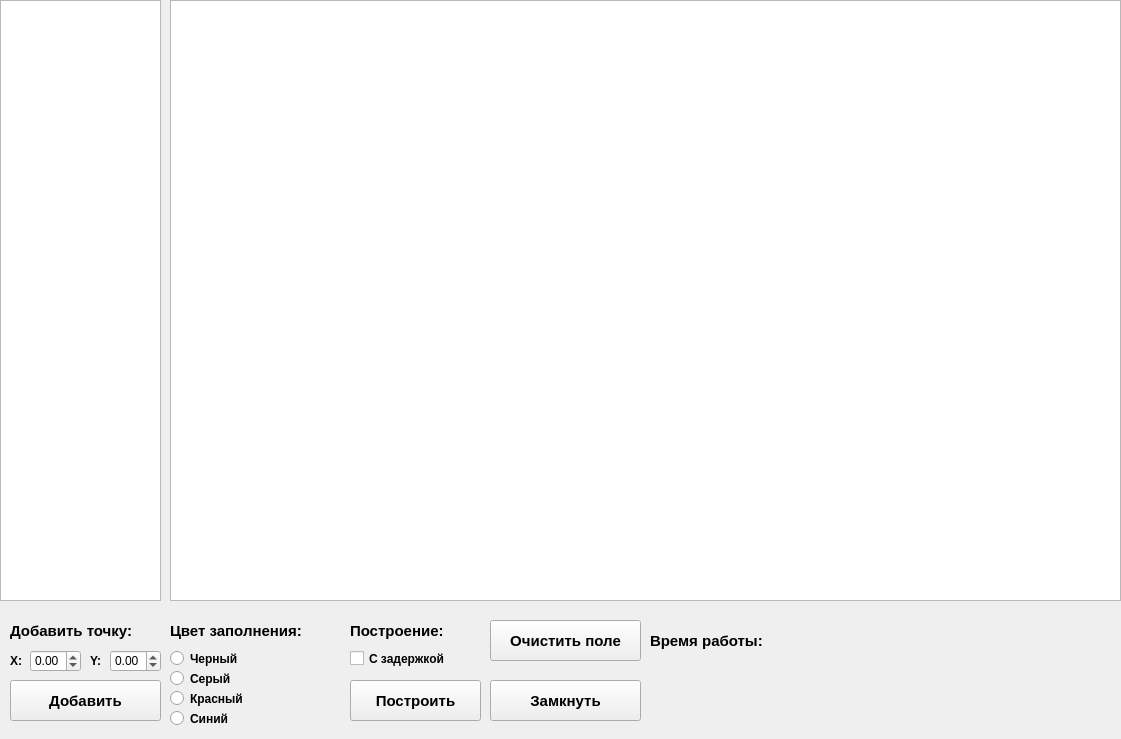
<?xml version="1.0" encoding="UTF-8"?>
<ui version="4.0">
 <class>MainWindow</class>
 <widget class="QMainWindow" name="MainWindow">
  <property name="geometry">
   <rect>
    <x>0</x>
    <y>0</y>
    <width>1121</width>
    <height>739</height>
   </rect>
  </property>
  <property name="windowTitle">
   <string>MainWindow</string>
  </property>
  <widget class="QWidget" name="centralwidget">
   <widget class="QListWidget" name="listWidget">
    <property name="geometry">
     <rect>
      <x>0</x>
      <y>0</y>
      <width>161</width>
      <height>601</height>
     </rect>
    </property>
   </widget>
   <widget class="QGraphicsView" name="graphicsView">
    <property name="geometry">
     <rect>
      <x>170</x>
      <y>0</y>
      <width>951</width>
      <height>601</height>
     </rect>
    </property>
   </widget>
   <widget class="QLabel" name="label">
    <property name="geometry">
     <rect>
      <x>10</x>
      <y>610</y>
      <width>151</width>
      <height>41</height>
     </rect>
    </property>
    <property name="font">
     <font>
      <pointsize>11</pointsize>
      <weight>75</weight>
      <bold>true</bold>
     </font>
    </property>
    <property name="text">
     <string>Добавить точку:</string>
    </property>
   </widget>
   <widget class="QLabel" name="label_2">
    <property name="geometry">
     <rect>
      <x>10</x>
      <y>650</y>
      <width>21</width>
      <height>21</height>
     </rect>
    </property>
    <property name="font">
     <font>
      <pointsize>9</pointsize>
      <weight>75</weight>
      <bold>true</bold>
     </font>
    </property>
    <property name="text">
     <string>X:</string>
    </property>
   </widget>
   <widget class="QDoubleSpinBox" name="doubleSpinBox">
    <property name="geometry">
     <rect>
      <x>30</x>
      <y>650</y>
      <width>51</width>
      <height>22</height>
     </rect>
    </property>
    <property name="minimum">
     <double>-1000.000000000000000</double>
    </property>
    <property name="maximum">
     <double>1000.000000000000000</double>
    </property>
   </widget>
   <widget class="QDoubleSpinBox" name="doubleSpinBox_2">
    <property name="geometry">
     <rect>
      <x>110</x>
      <y>650</y>
      <width>51</width>
      <height>22</height>
     </rect>
    </property>
    <property name="minimum">
     <double>-1000.000000000000000</double>
    </property>
    <property name="maximum">
     <double>1000.000000000000000</double>
    </property>
   </widget>
   <widget class="QLabel" name="label_3">
    <property name="geometry">
     <rect>
      <x>90</x>
      <y>650</y>
      <width>21</width>
      <height>21</height>
     </rect>
    </property>
    <property name="font">
     <font>
      <pointsize>9</pointsize>
      <weight>75</weight>
      <bold>true</bold>
     </font>
    </property>
    <property name="text">
     <string>Y:</string>
    </property>
   </widget>
   <widget class="QPushButton" name="pushButton">
    <property name="geometry">
     <rect>
      <x>10</x>
      <y>680</y>
      <width>151</width>
      <height>41</height>
     </rect>
    </property>
    <property name="font">
     <font>
      <pointsize>11</pointsize>
      <weight>75</weight>
      <bold>true</bold>
     </font>
    </property>
    <property name="text">
     <string>Добавить</string>
    </property>
   </widget>
   <widget class="QLabel" name="label_4">
    <property name="geometry">
     <rect>
      <x>170</x>
      <y>610</y>
      <width>171</width>
      <height>41</height>
     </rect>
    </property>
    <property name="font">
     <font>
      <pointsize>11</pointsize>
      <weight>75</weight>
      <bold>true</bold>
     </font>
    </property>
    <property name="text">
     <string>Цвет заполнения:</string>
    </property>
   </widget>
   <widget class="QRadioButton" name="radioButton">
    <property name="geometry">
     <rect>
      <x>170</x>
      <y>650</y>
      <width>171</width>
      <height>17</height>
     </rect>
    </property>
    <property name="font">
     <font>
      <pointsize>9</pointsize>
      <weight>75</weight>
      <bold>true</bold>
     </font>
    </property>
    <property name="text">
     <string>Черный</string>
    </property>
   </widget>
   <widget class="QRadioButton" name="radioButton_2">
    <property name="geometry">
     <rect>
      <x>170</x>
      <y>670</y>
      <width>171</width>
      <height>17</height>
     </rect>
    </property>
    <property name="font">
     <font>
      <pointsize>9</pointsize>
      <weight>75</weight>
      <bold>true</bold>
     </font>
    </property>
    <property name="text">
     <string>Серый</string>
    </property>
   </widget>
   <widget class="QRadioButton" name="radioButton_3">
    <property name="geometry">
     <rect>
      <x>170</x>
      <y>690</y>
      <width>171</width>
      <height>17</height>
     </rect>
    </property>
    <property name="font">
     <font>
      <pointsize>9</pointsize>
      <weight>75</weight>
      <bold>true</bold>
     </font>
    </property>
    <property name="text">
     <string>Красный</string>
    </property>
   </widget>
   <widget class="QRadioButton" name="radioButton_4">
    <property name="geometry">
     <rect>
      <x>170</x>
      <y>710</y>
      <width>171</width>
      <height>17</height>
     </rect>
    </property>
    <property name="font">
     <font>
      <pointsize>9</pointsize>
      <weight>75</weight>
      <bold>true</bold>
     </font>
    </property>
    <property name="text">
     <string>Синий</string>
    </property>
   </widget>
   <widget class="QLabel" name="label_5">
    <property name="geometry">
     <rect>
      <x>350</x>
      <y>610</y>
      <width>131</width>
      <height>41</height>
     </rect>
    </property>
    <property name="font">
     <font>
      <pointsize>11</pointsize>
      <weight>75</weight>
      <bold>true</bold>
     </font>
    </property>
    <property name="text">
     <string>Построение:</string>
    </property>
   </widget>
   <widget class="QCheckBox" name="checkBox">
    <property name="geometry">
     <rect>
      <x>350</x>
      <y>650</y>
      <width>131</width>
      <height>17</height>
     </rect>
    </property>
    <property name="font">
     <font>
      <pointsize>9</pointsize>
      <weight>75</weight>
      <bold>true</bold>
     </font>
    </property>
    <property name="text">
     <string>С задержкой</string>
    </property>
   </widget>
   <widget class="QPushButton" name="pushButton_2">
    <property name="geometry">
     <rect>
      <x>350</x>
      <y>680</y>
      <width>131</width>
      <height>41</height>
     </rect>
    </property>
    <property name="font">
     <font>
      <pointsize>11</pointsize>
      <weight>75</weight>
      <bold>true</bold>
     </font>
    </property>
    <property name="text">
     <string>Построить</string>
    </property>
   </widget>
   <widget class="QPushButton" name="pushButton_3">
    <property name="geometry">
     <rect>
      <x>490</x>
      <y>620</y>
      <width>151</width>
      <height>41</height>
     </rect>
    </property>
    <property name="font">
     <font>
      <pointsize>11</pointsize>
      <weight>75</weight>
      <bold>true</bold>
     </font>
    </property>
    <property name="text">
     <string>Очистить поле</string>
    </property>
   </widget>
   <widget class="QPushButton" name="pushButton_4">
    <property name="geometry">
     <rect>
      <x>490</x>
      <y>680</y>
      <width>151</width>
      <height>41</height>
     </rect>
    </property>
    <property name="font">
     <font>
      <pointsize>11</pointsize>
      <weight>75</weight>
      <bold>true</bold>
     </font>
    </property>
    <property name="text">
     <string>Замкнуть</string>
    </property>
   </widget>
   <widget class="QLabel" name="label_6">
    <property name="geometry">
     <rect>
      <x>650</x>
      <y>620</y>
      <width>141</width>
      <height>41</height>
     </rect>
    </property>
    <property name="font">
     <font>
      <pointsize>11</pointsize>
      <weight>75</weight>
      <bold>true</bold>
     </font>
    </property>
    <property name="text">
     <string>Время работы:</string>
    </property>
   </widget>
   <widget class="QLabel" name="label_7">
    <property name="geometry">
     <rect>
      <x>800</x>
      <y>620</y>
      <width>131</width>
      <height>41</height>
     </rect>
    </property>
    <property name="font">
     <font>
      <pointsize>11</pointsize>
      <weight>75</weight>
      <bold>true</bold>
     </font>
    </property>
    <property name="text">
     <string/>
    </property>
   </widget>
  </widget>
 </widget>
 <resources/>
 <connections/>
</ui>
